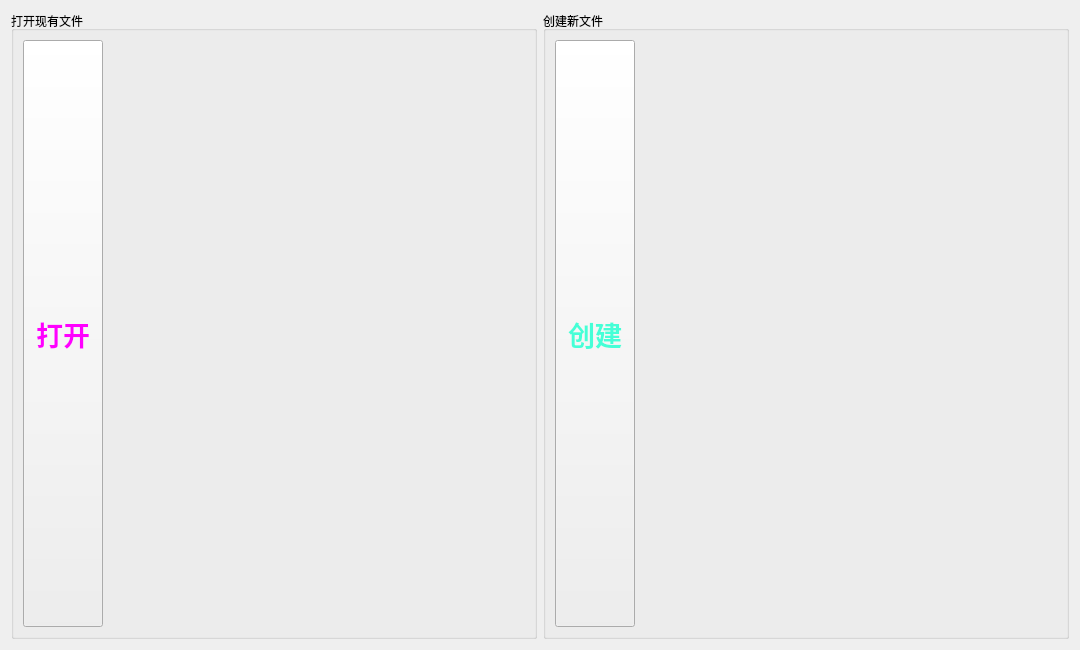
<?xml version="1.0" encoding="UTF-8"?>
<ui version="4.0">
 <class>StartWindow</class>
 <widget class="QWidget" name="StartWindow">
  <property name="geometry">
   <rect>
    <x>0</x>
    <y>0</y>
    <width>1080</width>
    <height>650</height>
   </rect>
  </property>
  <property name="windowTitle">
   <string>拓扑排序和AOE_覃声</string>
  </property>
  <property name="windowIcon">
   <iconset resource="res.qrc">
    <normaloff>:/icon/img/day.ico</normaloff>:/icon/img/day.ico</iconset>
  </property>
  <layout class="QHBoxLayout" name="horizontalLayout">
   <item>
    <widget class="QGroupBox" name="groupBox">
     <property name="styleSheet">
      <string notr="true">font: 14pt &quot;Microsoft YaHei UI&quot;;
background-image: url(:/back/img/edit.png);</string>
     </property>
     <property name="title">
      <string>打开现有文件</string>
     </property>
     <layout class="QVBoxLayout" name="verticalLayout">
      <item>
       <widget class="QPushButton" name="pbtn_open">
        <property name="sizePolicy">
         <sizepolicy hsizetype="Fixed" vsizetype="Expanding">
          <horstretch>0</horstretch>
          <verstretch>0</verstretch>
         </sizepolicy>
        </property>
        <property name="font">
         <font>
          <family>Microsoft YaHei UI</family>
          <pointsize>20</pointsize>
          <italic>false</italic>
          <bold>true</bold>
         </font>
        </property>
        <property name="cursor">
         <cursorShape>PointingHandCursor</cursorShape>
        </property>
        <property name="styleSheet">
         <string notr="true">color: rgb(255, 0, 255);
font: 700 20pt &quot;Microsoft YaHei UI&quot;;</string>
        </property>
        <property name="text">
         <string>打开</string>
        </property>
        <property name="flat">
         <bool>false</bool>
        </property>
       </widget>
      </item>
     </layout>
    </widget>
   </item>
   <item>
    <widget class="QGroupBox" name="groupBox_2">
     <property name="styleSheet">
      <string notr="true">font: 14pt &quot;Microsoft YaHei UI&quot;;
background-image: url(:/back/img/use.png);</string>
     </property>
     <property name="title">
      <string>创建新文件</string>
     </property>
     <layout class="QVBoxLayout" name="verticalLayout_2">
      <item>
       <widget class="QPushButton" name="pbtn_create">
        <property name="sizePolicy">
         <sizepolicy hsizetype="Fixed" vsizetype="Expanding">
          <horstretch>0</horstretch>
          <verstretch>0</verstretch>
         </sizepolicy>
        </property>
        <property name="font">
         <font>
          <family>Microsoft YaHei UI</family>
          <pointsize>20</pointsize>
          <italic>false</italic>
          <bold>true</bold>
         </font>
        </property>
        <property name="cursor">
         <cursorShape>PointingHandCursor</cursorShape>
        </property>
        <property name="styleSheet">
         <string notr="true">color: rgb(69, 255, 215);
font: 700 20pt &quot;Microsoft YaHei UI&quot;;
</string>
        </property>
        <property name="text">
         <string>创建</string>
        </property>
       </widget>
      </item>
     </layout>
    </widget>
   </item>
  </layout>
 </widget>
 <resources>
  <include location="res.qrc"/>
 </resources>
 <connections/>
</ui>
